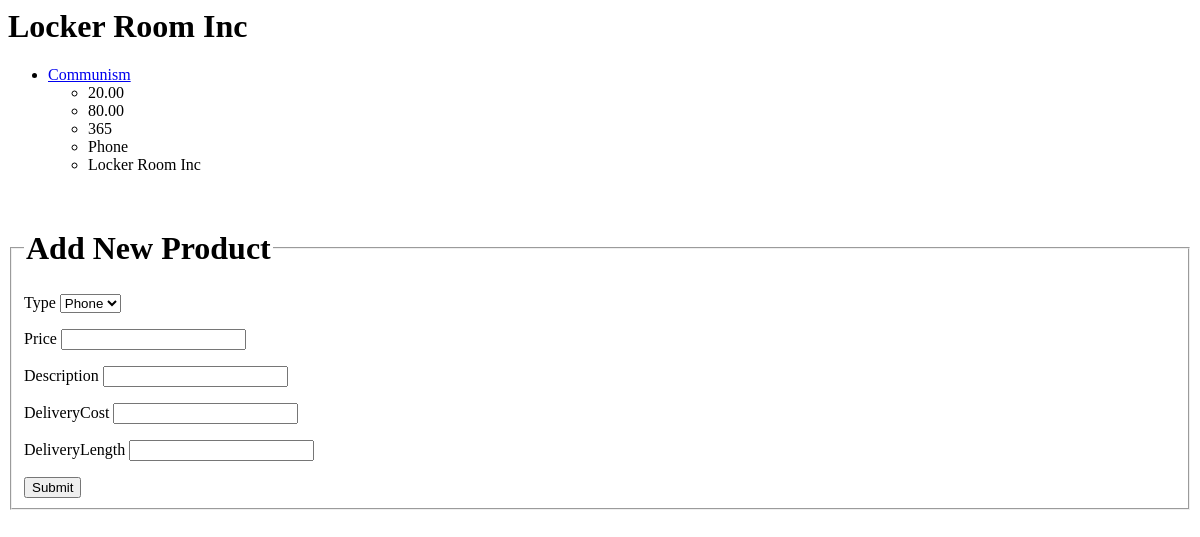
The page /WebStore/VenderProd/1/ on the database as committed earlier.
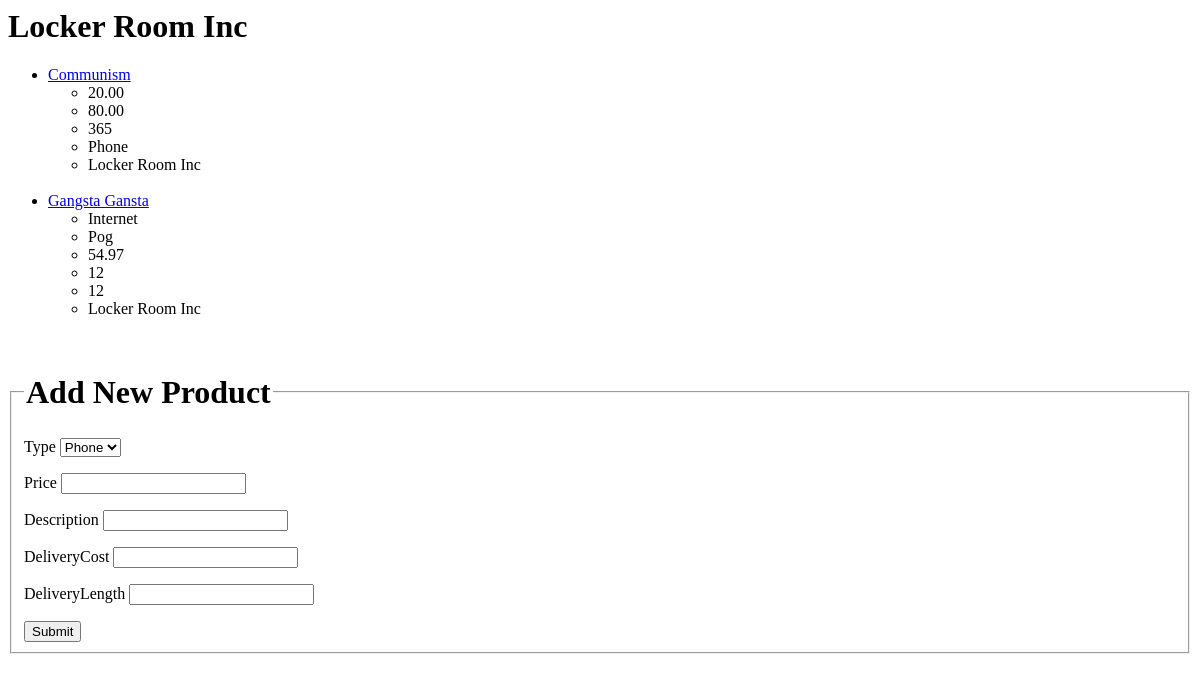
The same page on the database as committed later.
### WebStore/models.py (models this page shows)
class Products(models.Model):
    ProductID = models.IntegerField(primary_key = True)
    Description = models.CharField(max_length=200)
    VenderID = models.ForeignKey(Vender, on_delete=models.CASCADE)
    Price = models.DecimalField(decimal_places=2, max_digits=9)
    DeliveryCost = models.DecimalField(decimal_places =2, max_digits=9)
    DeliveryLength = models.IntegerField()
    Type = models.CharField(max_length=200)

class Vender(models.Model):
    VenderID = models.IntegerField(primary_key = True)
    Name = models.CharField(max_length = 200)

class Service(models.Model):
    ServiceID = models.IntegerField(primary_key = True)
    Name = models.CharField(max_length=200)
    Type = models.CharField(max_length=200)
    Description = models.CharField(max_length=500)
    SubscriptionPrice = models.DecimalField(decimal_places=2, max_digits=9)
    SubscriptionLength = models.IntegerField()
    ContractLength = models.IntegerField()
    VenderID = models.ForeignKey(Vender, on_delete=models.CASCADE)

### WebStore/views.py (the view)
# urls.py: path('VenderProd/<int:VenderID>/', views.VenderDetails, name='VenderDetails'),
def VenderDetails(request, VenderID):
    venders = get_object_or_404(Vender, pk=VenderID)
    return render(request, 'WebStore/VenderDetails.html', {'venders':venders})

### WebStore/templates/WebStore/VenderDetails.html (shortened to what this page needs)
<h1>{{ venders.Name }}</h1>
<ul>
    {% for Products in venders.products_set.all %}
    <li><a href="{% url 'WebStore:ProductDetails' Products.ProductID %}"> {{ Products.Description }} </a> </li>
    <ul>
        <li>{{ Products.Price }} </li>
        <li>{{ Products.DeliveryCost }} </li>
        <li>{{ Products.DeliveryLength }} </li>
        <li>{{ Products.Type }} </li>
        <li> {{ venders.Name }}</li>
        <br>
    </ul>
    {% endfor %}
    {% for Service in venders.service_set.all %}
    <li> <a href="{% url 'WebStore:ServiceDetails' Service.ServiceID %}"> {{Service.Name}} </a> </li>
    <ul>
        <li> {{Service.Type}} </li>
        <li> {{Service.Description}} </li>
        <li> {{Service.SubscriptionPrice }}</li>
        <li> {{Service.SubscriptionLength}}</li>
        <li> {{Service.ContractLength }}</li>
        <li> {{ venders.Name }}</li>
        <br>
    </ul>
    {% endfor %}
</ul>
<form action="{% url 'WebStore:AddProducts' venders.VenderID %}" method="post">
<fieldset>
    <legend>
        <h1>Add New Product </h1>
    </legend>
    <label for="Type"> Type</label> <select name="Type">
        <option value="Phone"> Phone </option>
    </select>
    <p>Price <input type="number" name="Price"> </p>
    <p>Description <input type="text" name="Description"> </p>
    <p>DeliveryCost <input type="number" name="DeliveryCost"> </p>
    <p>DeliveryLength <input type="number" name="DeliveryLength"> </p>
    <input type="submit" value="Submit">
</form>

Rows that differ between the two databases and show on the page:
added Service: Name "Gangsta Gansta", Type "Internet", Description "Pog", SubscriptionPrice "54.97", SubscriptionLength "12", ContractLength "12", {{ venders.Name }} "Locker Room Inc"
